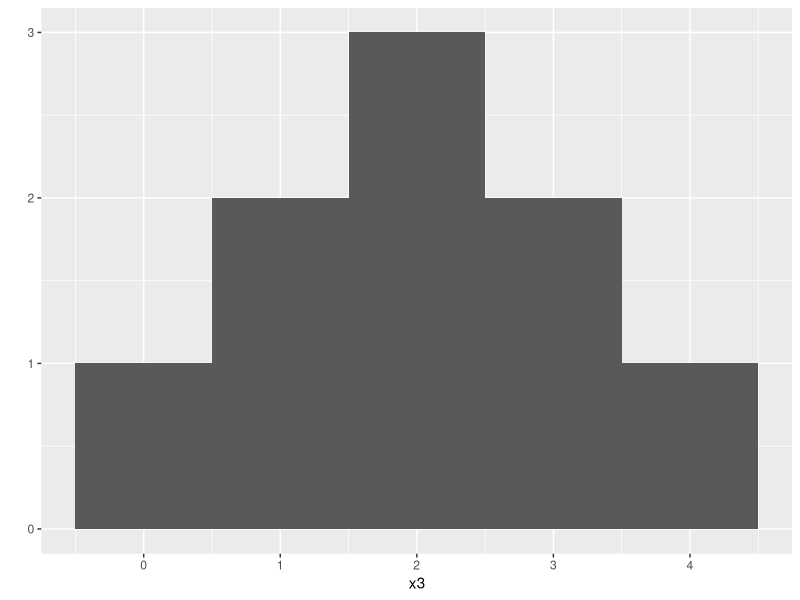

R code for this plot:
# CHAPTER 2 > Exercise  1
# Let x3 be the following vector:
#  x3 <- c(0, 1, 1, 2, 2, 2, 3, 3, 4)
# Imagine what a histogram of x3 would look like. Assume that the histogram has a bin
# width of 1. How many bars will the histogram have? Where will they appear? How high will each be?
# When you are done, plot a histogram of x3 with bin width = 1, and see if you are right.


library(ggplot2)
x3 <- c(0, 1, 1, 2, 2, 2, 3, 3, 4)
qplot(x3,binwidth = 1)


# Exercise  2
# Rewrite the roll function to roll a pair of weighted dice:
#  roll <- function() {
#    die <- 1:6
#    dice <- sample(die, size = 2, replace = TRUE)
#    sum(dice)
#  }
# You will need to add a prob argument to the sample function inside of roll. This
# argument should tell sample to sample the numbers one through five with probability 1/8
# and the number 6 with probability 3/8.
# When you are finished, read on for a model answer.


roll <- function() {
      die <- 1:6
      dice <- sample(die, size = 2, replace = TRUE,prob = c(1/8,1/8,1/8,1/8,1/8,3/8))
      print(dice)
      sum(dice)
}
# for testing the function is resulting correctly we added print(dice) in function
roll()
